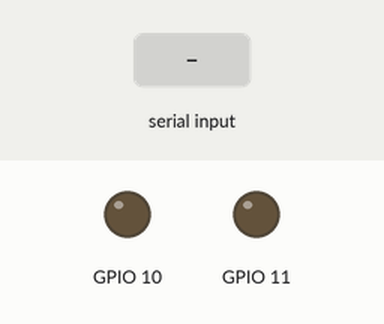
A program run on a simulated ESP32-S3. On the bench: output pins drawn as LEDs (lit = HIGH). Inputs (shaded band) come from the test bench. What the program prints to the serial monitor is not drawn.

Above: at 10.3 s.
10.4 s: "90,45\n" received over the second serial link
At 12.9 s:
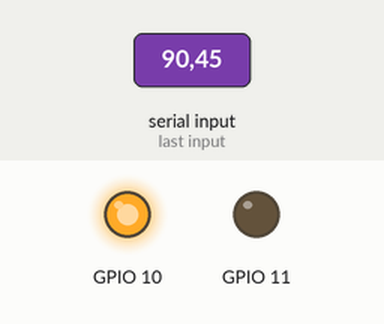
20.5 s: "30,150\n" received over the second serial link
24.0 s: "90\n" received over the second serial link
Timing chart, 0 to 28.5 s (numbered marks = the images above; inputs shaded):
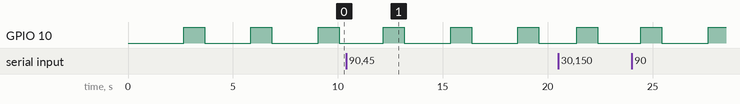

The program:

main.cpp
```cpp
#include <Arduino.h>
#include <stdexcept>

#include "castleESC.hpp"

#define ESC_TX_PIN 17          // UART TX pin
#define ESC_RX_PIN 18          // UART RX pin
#define ESC_BAUD 115200        // UART baud rate
#define ESC_SERIAL Serial2     // UART serial device

// MUX pins
#define MUX_A 11    // MUX A pin
#define MUX_INH 10  // MUX INH pin

typedef enum{
  RPM_MODE,
  THROTTLE_MODE
} controlMode_t;

// Global variables
String inputString = "";
bool stringComplete = false;
bool escapeSequenceEnabled = false;
controlMode_t controlMode = THROTTLE_MODE;

castleESC esc1(0);

void setup() {

  // Initialize primary Serial for debugging
  Serial.begin(115200);
  while (!Serial) delay(10);

  // Initialize the Castle ESCs
  castleESC::ESC_init(&ESC_SERIAL, ESC_BAUD, ESC_RX_PIN, ESC_TX_PIN, MUX_INH, MUX_A);

}


void loop() {
  // Read and display ESC data
  if (escapeSequenceEnabled) Serial.println("\x1B[H---------------------------------------\x1B[K");

  if (escapeSequenceEnabled) Serial.print("\033[2;1H");
  Serial.print("Voltage: ");
  float voltage = 0.0;
  try{
    voltage = esc1.readVoltage();
    if (escapeSequenceEnabled) Serial.print("\x1B[K");
    Serial.printf("%.2fV\n", voltage);
  } catch (std::runtime_error& e) {
    if (escapeSequenceEnabled) Serial.print("\x1B[K");
    Serial.println("Failed to read voltage: " + String(e.what()));
  }

  if (escapeSequenceEnabled) Serial.print("\033[3;1H");
  Serial.print("Current: ");
  float current = 0.0;
  try{
    current = esc1.readCurrent();
    if (escapeSequenceEnabled) Serial.print("\x1B[K");
    Serial.printf("%.2fA\n", current);
  } catch (std::runtime_error& e) {
    if (escapeSequenceEnabled) Serial.print("\x1B[K");
    Serial.println("Failed to read current: " + String(e.what()));
  }

  float power = voltage * current;
  if (escapeSequenceEnabled) Serial.print("\033[4;1H");
  Serial.print("Power: ");
  if (escapeSequenceEnabled) Serial.print("\x1B[K");
  Serial.printf("%.2fW\n\r", power);

  if (escapeSequenceEnabled) Serial.print("\033[5;1H");
  Serial.print("Throttle: ");
  float throttle = 0.0;
  try{
    throttle = esc1.readThrottle();
    if (escapeSequenceEnabled) Serial.print("\x1B[K");
    Serial.printf("%.4fms\n", throttle);
  } catch (std::runtime_error& e) {
    if (escapeSequenceEnabled) Serial.print("\x1B[K");
    Serial.println("Failed to read throttle: " + String(e.what()));
  }

  if (escapeSequenceEnabled) Serial.print("\033[6;1H");
  Serial.print("Electrical RPM: ");
  float erpm = 0.0;
  try{
    erpm = esc1.readElectricalRPM();
    if (escapeSequenceEnabled) Serial.print("\x1B[K");
    Serial.printf("%.0f\n", erpm);
  } catch (std::runtime_error& e) {
    if (escapeSequenceEnabled) Serial.print("\x1B[K");
    Serial.println("Failed to read RPM: " + String(e.what()));
  }

  if (escapeSequenceEnabled) Serial.print("\033[7;1H");
  Serial.print("Mechanical RPM: ");
  float mrpm = 0.0;
  try{
    mrpm = esc1.readMechanicalRPM();
    if (escapeSequenceEnabled) Serial.print("\x1B[K");
    Serial.printf("%.0f\n", mrpm);
  } catch (std::runtime_error& e) {
    if (escapeSequenceEnabled) Serial.print("\x1B[K");
    Serial.println("Failed to read RPM: " + String(e.what()));
  }

  if (escapeSequenceEnabled) Serial.print("\033[8;1H");
  Serial.print("---------------------------------------");
  if (escapeSequenceEnabled) Serial.print("\033[K");
  Serial.println();

  // Check for serial input
  while (Serial.available()) {
    char inChar = (char)Serial.read();
    if (inChar == '\n' || inChar == '\r') { // Check for newline or carriage return (enter key)
      stringComplete = true;
      if (escapeSequenceEnabled && (controlMode == THROTTLE_MODE)) Serial.print("\033[9;1H\033[1mSet Throttle Pulse (ms): \033[0m\033[K\033[s");
      if (escapeSequenceEnabled && (controlMode == RPM_MODE)) Serial.print("\033[9;1H\033[1mSet Desired RPM: \033[0m\033[K\033[s");
    } else if (inChar == '\x08' || inChar == '\x7F') { // Check for backspace or delete key
      if (inputString.length() > 0) {
        // Remove the last character from the input string
        inputString.remove(inputString.length() - 1);

        // Echo the character back to the terminal
        if (escapeSequenceEnabled) Serial.print("\033[u\033[5m");
        Serial.print(inChar);
        if (escapeSequenceEnabled) Serial.print("\033[0m\033[s");
      }

    } else if (inChar == 'e') { // Check for 'e' key to enable escape sequences
      controlMode = THROTTLE_MODE;
      escapeSequenceEnabled = true;
      Serial.print("\033[2J\033[0m\033[9;1H\033[1mSet Throttle Pulse (ms): \033[0m\033[s\033[H");
      Serial.println("Serial escape sequences enabled");
    } else if (inChar == 'd') { // Check for 'd' key to disable escape sequences
      escapeSequenceEnabled = false;
      Serial.println("Serial escape sequences disabled");
    } else if (inChar == 'r'){
      controlMode = RPM_MODE;
      Serial.print("\033[2J\033[0m\033[9;1H\033[1mSet Desired RPM: \033[0m\033[s\033[H");
    } else if (inChar == 't'){
      controlMode = THROTTLE_MODE;
      Serial.print("\033[2J\033[0m\033[9;1H\033[1mSet Throttle Pulse (ms): \033[0m\033[s\033[H");
    } else {
      // Append the character to the input string
      inputString += inChar;

      // Echo the character back to the terminal
      if (escapeSequenceEnabled) Serial.print("\033[u\033[5m");
      Serial.print(inChar);
      if (escapeSequenceEnabled) Serial.print("\033[0m\033[s");
    }
  }

  // Process throttle command if the enter button was pressed
  if (stringComplete) {
    if (controlMode == THROTTLE_MODE){
      float throttleMs = inputString.toFloat();
      if (throttleMs >= 1.0 && throttleMs <= 2.0) {
        try {
          esc1.writeThrottle(throttleMs);

          if (escapeSequenceEnabled) Serial.print("\033[10;1H\033[K\033[32m");
          Serial.println("Throttle set to " + String(throttleMs) + "ms");
          if (escapeSequenceEnabled) Serial.print("\033[0m");

        } catch (std::runtime_error& e) {
          if (escapeSequenceEnabled) Serial.print("\033[10;1H\033[K\033[31m");
          Serial.println("Failed to set throttle: " + String(e.what()));
          if (escapeSequenceEnabled) Serial.print("\033[0m");
        }
      } else {
        if (escapeSequenceEnabled) Serial.print("\033[10;1H\033[K\033[31m");
        Serial.println("Invalid throttle value (must be between 1.0 and 2.0)");
        if (escapeSequenceEnabled) Serial.print("\033[0m");
      }
    } else if (controlMode == RPM_MODE){
      uint16_t rpm = inputString.toInt();
      if (rpm >= 0 && rpm <= 10000){
        try {
          esc1.setRPM(rpm);

          if (escapeSequenceEnabled) Serial.print("\033[10;1H\033[K\033[32m");
          Serial.println("RPM set to " + String(rpm));
          if (escapeSequenceEnabled) Serial.print("\033[0m");

        } catch (std::runtime_error& e) {
          if (escapeSequenceEnabled) Serial.print("\033[10;1H\033[K\033[31m");
          Serial.println("Failed to set RPM: " + String(e.what()));
          if (escapeSequenceEnabled) Serial.print("\033[0m");
        }
      } else {
        if (escapeSequenceEnabled) Serial.print("\033[10;1H\033[K\033[31m");
        Serial.println("Invalid RPM value (must be between 0 and 10000)");
        if (escapeSequenceEnabled) Serial.print("\033[0m");
      }
    }
    inputString = "";
    stringComplete = false;
  }

  // Use the delay() to control the frequency of loop()
  // Min delay(10) for 100 Hz
  delay(1000);
}
```

Measured:
- by itself, GPIO 10: alternates HIGH for 1.0 s and LOW for 2.2 s
